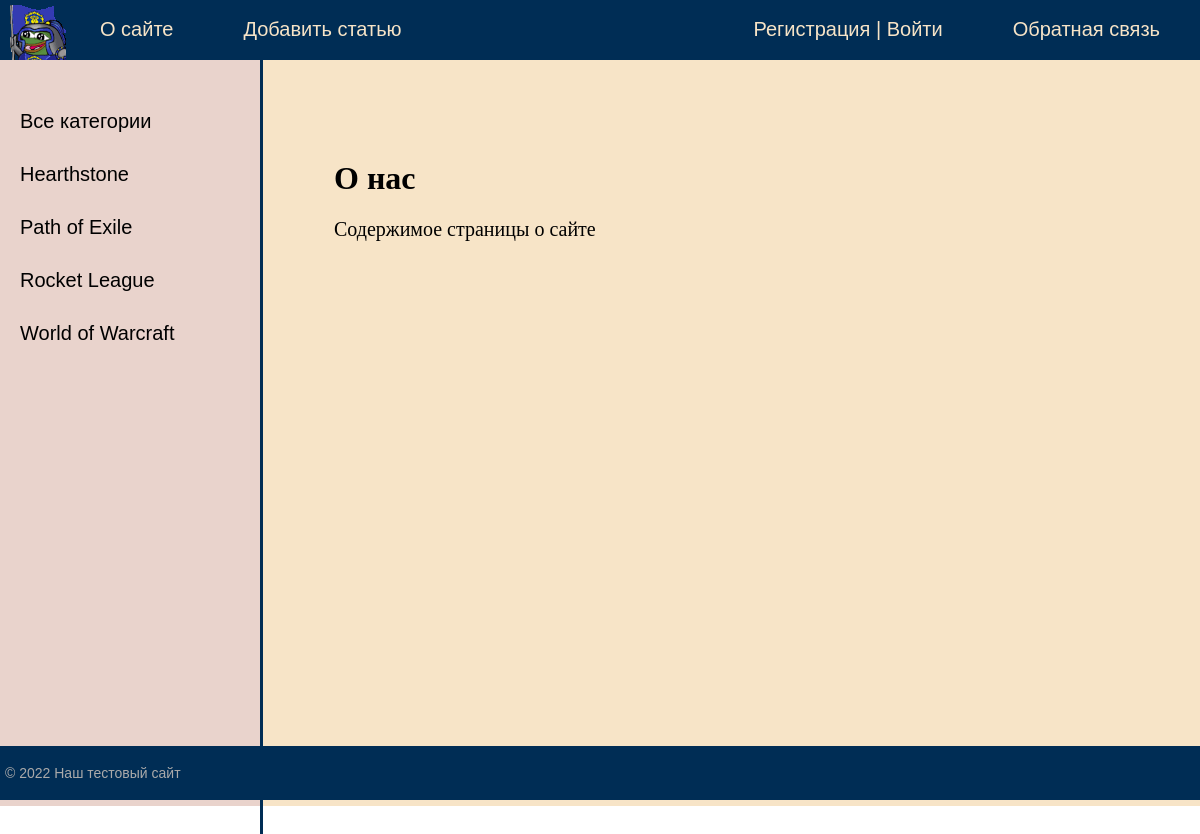
The app's page /blog/about/ with its own data.
### blog/models.py (models this page shows, shortened)
class Category(models.Model):
    name = models.CharField(max_length=100, db_index=True, verbose_name='Название')
    slug = models.SlugField(max_length=255, unique=True, db_index=True, verbose_name='URL')
    def get_absolute_url(self):
        return reverse('category', kwargs={'cat_slug': self.slug})
    class Meta:
        verbose_name = 'Категорию'
        verbose_name_plural = 'Категории'
        ordering = ['id']

### blog/views.py (the view)
# urls.py: path('about/', about, name='about'),
def about(request):
    return render(request, 'blog/about.html', {'menu': menu, 'title': 'О нас'})

### blog/templatetags/blog_tags.py (called while the page is built)
@register.inclusion_tag('blog/list_categories.html')
def get_categories(sort=None, cat_selected=0):
    if not sort:
        cats = Category.objects.all()
    else:
        cats = Category.objects.order_by(sort)
    return {"cats": cats, "cat_selected": cat_selected}

### blog/templates/blog/about.html
{% extends 'blog/base.html' %}
{% block content %}
<h1>{{title}}</h1>
<p>Содержимое страницы о сайте
{% endblock %}

### blog/templates/blog/list_categories.html
{% for c in cats %}
    {% if c.pk == cat_selected %}
        <li class="selcted">{{c.name}}</li>
    {% else %}
        <li><a href="{{c.get_absolute_url}}">{{c.name}}</a></li>
    {% endif %}
{% endfor %}

### blog/static/blog/css/styles.css (style rules this page uses)
html, body { font-family: 'Arial'; margin: 0; padding: 0; height: 100%; width: 100%; color: #f7e4c7; font-face: ARIAL BLACK; }
a { color: #0059b2; text-decoration: none; }
.left-chapters ul li { margin: 30px 0 0 0; color: #999; }
.left-chapters ul li a { color: #000000; text-decoration: none; }
.content-text h1 { font-size: 32px; }

### records on screen
Category: name "Hearthstone"
Category: name "Path of Exile"
Category: name "Rocket League"
Category: name "World of Warcraft"

### other values on screen
{{ m.title }} "О сайте" "Добавить статью"
{{ m.title }} "Обратная связь"
{{ title }} "О нас"
